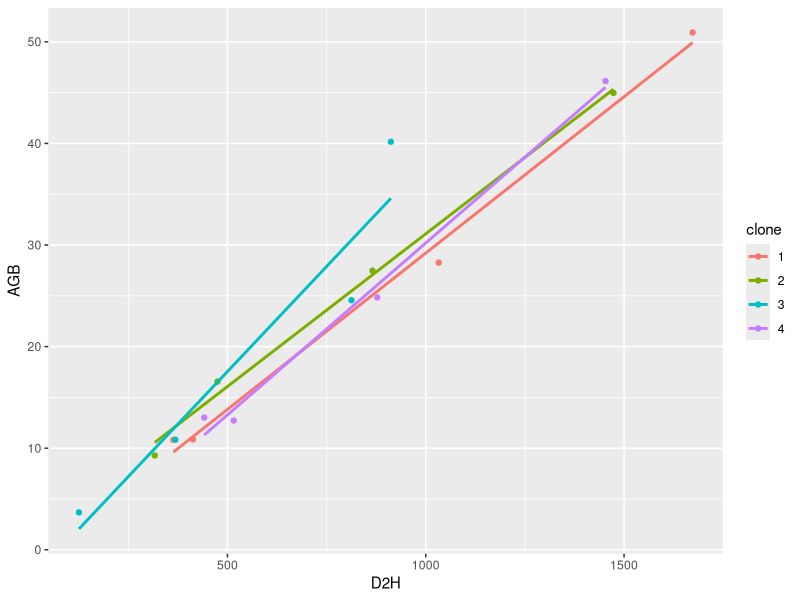
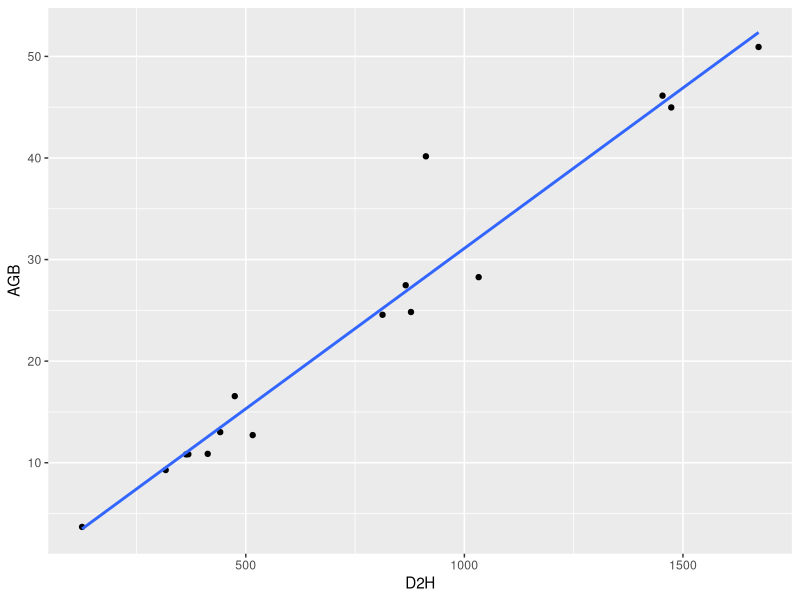

Here is the R script that generated these plots, in order:
## ---- chunk 1
library(tidyverse)
library(readxl)

biomass <- read_excel("allometry_RDF.xlsx")
biomass
## ---- chunk 2
biomass %>% 
  ggplot(aes(x = D2H, y = AGB, color = factor(clone))) +
  geom_point() +
  geom_smooth(method = "lm", se = F) +
  labs(color = "clone")
## ---- chunk 3
biomass_lm <- lm(AGB ~ D2H + clone + D2H:clone, data = biomass)
biomass_ancova <- anova(biomass_lm)
biomass_ancova
## ---- chunk 4
p_clone <- round(biomass_ancova$`Pr(>F)`[2],3)
p_interaction <- round(biomass_ancova$`Pr(>F)`[3],3)
## ---- chunk 5
biomass_lm <- lm(AGB ~ D2H, data = biomass)
summary(biomass_lm)
## ---- chunk 6
ggplot(aes(x = D2H, y = AGB), data = biomass) +
  geom_point() +
  geom_smooth(method = "lm", se = F)
